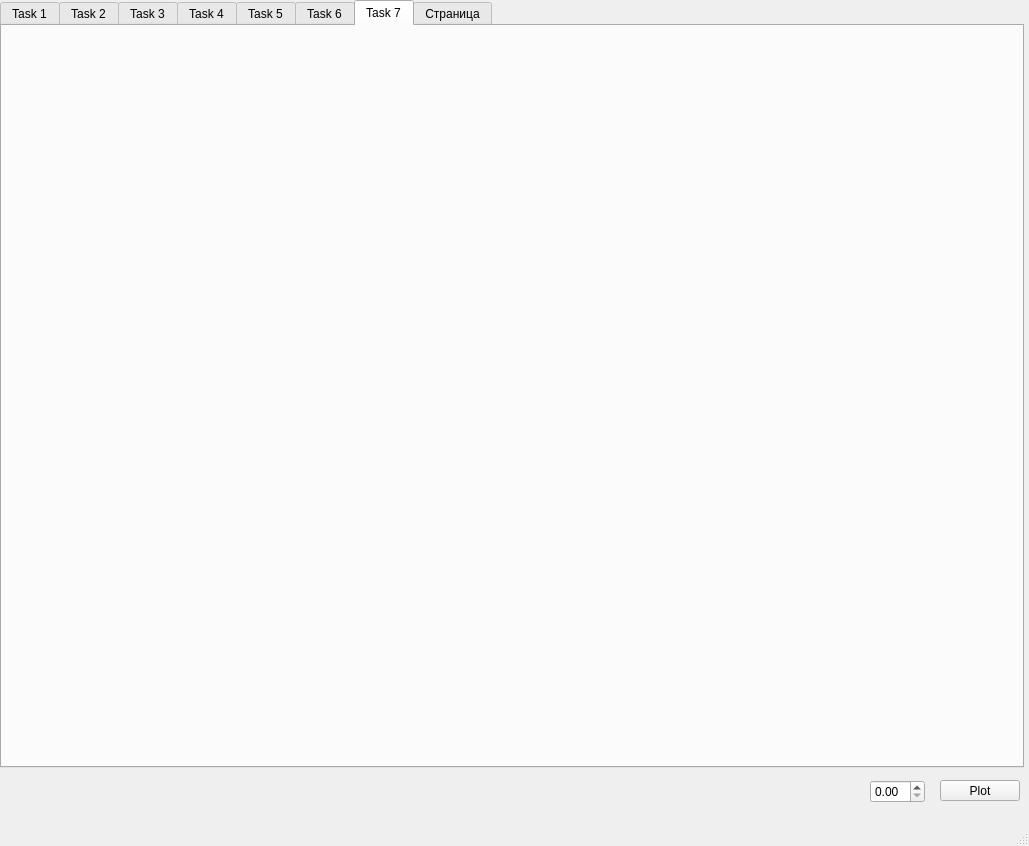
<?xml version="1.0" encoding="UTF-8"?>
<ui version="4.0">
 <class>MainWindow</class>
 <widget class="QMainWindow" name="MainWindow">
  <property name="geometry">
   <rect>
    <x>0</x>
    <y>0</y>
    <width>1029</width>
    <height>846</height>
   </rect>
  </property>
  <property name="tabletTracking">
   <bool>false</bool>
  </property>
  <property name="windowTitle">
   <string>поставьте 4 автоматом пожалуйста</string>
  </property>
  <property name="animated">
   <bool>true</bool>
  </property>
  <widget class="QWidget" name="centralwidget">
   <widget class="QPushButton" name="pushButton">
    <property name="geometry">
     <rect>
      <x>940</x>
      <y>780</y>
      <width>80</width>
      <height>21</height>
     </rect>
    </property>
    <property name="text">
     <string>Plot</string>
    </property>
   </widget>
   <widget class="QDoubleSpinBox" name="sbCoeff">
    <property name="geometry">
     <rect>
      <x>870</x>
      <y>780</y>
      <width>55</width>
      <height>23</height>
     </rect>
    </property>
   </widget>
   <widget class="QTabWidget" name="tabWidget">
    <property name="geometry">
     <rect>
      <x>0</x>
      <y>0</y>
      <width>1024</width>
      <height>768</height>
     </rect>
    </property>
    <property name="currentIndex">
     <number>6</number>
    </property>
    <widget class="QWidget" name="tab">
     <attribute name="title">
      <string>Task 1</string>
     </attribute>
     <widget class="QCustomPlot" name="graphLinInc" native="true">
      <property name="enabled">
       <bool>true</bool>
      </property>
      <property name="geometry">
       <rect>
        <x>10</x>
        <y>30</y>
        <width>490</width>
        <height>330</height>
       </rect>
      </property>
     </widget>
     <widget class="QCustomPlot" name="graphLinDec" native="true">
      <property name="geometry">
       <rect>
        <x>510</x>
        <y>30</y>
        <width>490</width>
        <height>330</height>
       </rect>
      </property>
     </widget>
     <widget class="QCustomPlot" name="graphExpInc" native="true">
      <property name="geometry">
       <rect>
        <x>10</x>
        <y>400</y>
        <width>490</width>
        <height>330</height>
       </rect>
      </property>
     </widget>
     <widget class="QCustomPlot" name="graphExpDec" native="true">
      <property name="geometry">
       <rect>
        <x>510</x>
        <y>400</y>
        <width>250</width>
        <height>165</height>
       </rect>
      </property>
     </widget>
     <widget class="QCustomPlot" name="graphCombinated" native="true">
      <property name="geometry">
       <rect>
        <x>750</x>
        <y>566</y>
        <width>250</width>
        <height>165</height>
       </rect>
      </property>
     </widget>
     <widget class="QLabel" name="label_22">
      <property name="geometry">
       <rect>
        <x>195</x>
        <y>10</y>
        <width>120</width>
        <height>16</height>
       </rect>
      </property>
      <property name="text">
       <string>Линейный восходящий</string>
      </property>
     </widget>
     <widget class="QLabel" name="label_23">
      <property name="geometry">
       <rect>
        <x>696</x>
        <y>10</y>
        <width>121</width>
        <height>16</height>
       </rect>
      </property>
      <property name="text">
       <string>Линейный нисходящий</string>
      </property>
     </widget>
     <widget class="QLabel" name="label_24">
      <property name="geometry">
       <rect>
        <x>170</x>
        <y>380</y>
        <width>171</width>
        <height>16</height>
       </rect>
      </property>
      <property name="text">
       <string>Экспоненциальный восходящий</string>
      </property>
     </widget>
     <widget class="QLabel" name="label_25">
      <property name="geometry">
       <rect>
        <x>550</x>
        <y>380</y>
        <width>171</width>
        <height>16</height>
       </rect>
      </property>
      <property name="text">
       <string>Экспоненциальный нисходящий</string>
      </property>
     </widget>
     <widget class="QLabel" name="label_26">
      <property name="geometry">
       <rect>
        <x>813</x>
        <y>550</y>
        <width>121</width>
        <height>16</height>
       </rect>
      </property>
      <property name="text">
       <string>Комбинация ЛВ, ЛН, ЭВ</string>
      </property>
     </widget>
    </widget>
    <widget class="QWidget" name="tab_2">
     <attribute name="title">
      <string>Task 2</string>
     </attribute>
     <widget class="QCustomPlot" name="graphEmbedRandom" native="true">
      <property name="geometry">
       <rect>
        <x>10</x>
        <y>170</y>
        <width>490</width>
        <height>400</height>
       </rect>
      </property>
     </widget>
     <widget class="QCustomPlot" name="graphMyRandom" native="true">
      <property name="geometry">
       <rect>
        <x>510</x>
        <y>170</y>
        <width>500</width>
        <height>400</height>
       </rect>
      </property>
     </widget>
     <widget class="QLabel" name="label_27">
      <property name="geometry">
       <rect>
        <x>206</x>
        <y>150</y>
        <width>101</width>
        <height>16</height>
       </rect>
      </property>
      <property name="text">
       <string>Встроенный рандом</string>
      </property>
     </widget>
     <widget class="QLabel" name="label_28">
      <property name="geometry">
       <rect>
        <x>725</x>
        <y>150</y>
        <width>71</width>
        <height>16</height>
       </rect>
      </property>
      <property name="text">
       <string>&quot;Мой&quot; рандом</string>
      </property>
     </widget>
    </widget>
    <widget class="QWidget" name="tab_4">
     <attribute name="title">
      <string>Task 3</string>
     </attribute>
     <widget class="QCustomPlot" name="graphTaskThree" native="true">
      <property name="geometry">
       <rect>
        <x>10</x>
        <y>160</y>
        <width>680</width>
        <height>351</height>
       </rect>
      </property>
     </widget>
     <widget class="QLabel" name="label">
      <property name="geometry">
       <rect>
        <x>700</x>
        <y>170</y>
        <width>140</width>
        <height>20</height>
       </rect>
      </property>
      <property name="text">
       <string>Минимум</string>
      </property>
     </widget>
     <widget class="QLabel" name="label_2">
      <property name="geometry">
       <rect>
        <x>700</x>
        <y>200</y>
        <width>140</width>
        <height>20</height>
       </rect>
      </property>
      <property name="text">
       <string>Максимум</string>
      </property>
     </widget>
     <widget class="QLabel" name="label_3">
      <property name="geometry">
       <rect>
        <x>700</x>
        <y>230</y>
        <width>140</width>
        <height>20</height>
       </rect>
      </property>
      <property name="text">
       <string>Мат. ожидание</string>
      </property>
     </widget>
     <widget class="QLabel" name="label_4">
      <property name="geometry">
       <rect>
        <x>700</x>
        <y>260</y>
        <width>140</width>
        <height>20</height>
       </rect>
      </property>
      <property name="text">
       <string>Дисперсия</string>
      </property>
     </widget>
     <widget class="QLabel" name="label_5">
      <property name="geometry">
       <rect>
        <x>700</x>
        <y>290</y>
        <width>140</width>
        <height>20</height>
       </rect>
      </property>
      <property name="text">
       <string>Стандартное отклонение</string>
      </property>
     </widget>
     <widget class="QLabel" name="label_6">
      <property name="geometry">
       <rect>
        <x>700</x>
        <y>320</y>
        <width>140</width>
        <height>20</height>
       </rect>
      </property>
      <property name="text">
       <string>Ср. кв. отклонение</string>
      </property>
     </widget>
     <widget class="QLabel" name="label_7">
      <property name="geometry">
       <rect>
        <x>700</x>
        <y>350</y>
        <width>140</width>
        <height>20</height>
       </rect>
      </property>
      <property name="text">
       <string>Ассиметрия</string>
      </property>
     </widget>
     <widget class="QLabel" name="label_8">
      <property name="geometry">
       <rect>
        <x>700</x>
        <y>380</y>
        <width>140</width>
        <height>20</height>
       </rect>
      </property>
      <property name="text">
       <string>Коэфициент ассиметрии</string>
      </property>
     </widget>
     <widget class="QLabel" name="label_9">
      <property name="geometry">
       <rect>
        <x>700</x>
        <y>410</y>
        <width>140</width>
        <height>20</height>
       </rect>
      </property>
      <property name="text">
       <string>Эксцесс</string>
      </property>
     </widget>
     <widget class="QLabel" name="label_10">
      <property name="geometry">
       <rect>
        <x>700</x>
        <y>440</y>
        <width>140</width>
        <height>20</height>
       </rect>
      </property>
      <property name="text">
       <string>Куртозис</string>
      </property>
     </widget>
     <widget class="QLabel" name="labelDispersionValue">
      <property name="geometry">
       <rect>
        <x>860</x>
        <y>260</y>
        <width>140</width>
        <height>20</height>
       </rect>
      </property>
      <property name="text">
       <string>Дисперсия</string>
      </property>
     </widget>
     <widget class="QLabel" name="labelMeanValue">
      <property name="geometry">
       <rect>
        <x>860</x>
        <y>230</y>
        <width>140</width>
        <height>20</height>
       </rect>
      </property>
      <property name="text">
       <string>Мат. ожидание</string>
      </property>
     </widget>
     <widget class="QLabel" name="labelAssymetryValue">
      <property name="geometry">
       <rect>
        <x>860</x>
        <y>350</y>
        <width>140</width>
        <height>20</height>
       </rect>
      </property>
      <property name="text">
       <string>Ассиметрия</string>
      </property>
     </widget>
     <widget class="QLabel" name="labelExcessValue">
      <property name="geometry">
       <rect>
        <x>860</x>
        <y>410</y>
        <width>140</width>
        <height>20</height>
       </rect>
      </property>
      <property name="text">
       <string>Эксцесс</string>
      </property>
     </widget>
     <widget class="QLabel" name="labelSqrtDevValue">
      <property name="geometry">
       <rect>
        <x>860</x>
        <y>320</y>
        <width>140</width>
        <height>20</height>
       </rect>
      </property>
      <property name="text">
       <string>Ср. кв. отклонение</string>
      </property>
     </widget>
     <widget class="QLabel" name="labelMinimumValue">
      <property name="geometry">
       <rect>
        <x>860</x>
        <y>170</y>
        <width>140</width>
        <height>20</height>
       </rect>
      </property>
      <property name="text">
       <string>Минимум</string>
      </property>
     </widget>
     <widget class="QLabel" name="labelStdDevValue">
      <property name="geometry">
       <rect>
        <x>860</x>
        <y>290</y>
        <width>140</width>
        <height>20</height>
       </rect>
      </property>
      <property name="text">
       <string>Стандартное отклонение</string>
      </property>
     </widget>
     <widget class="QLabel" name="labelAssymetryCoeffValue">
      <property name="geometry">
       <rect>
        <x>860</x>
        <y>380</y>
        <width>140</width>
        <height>20</height>
       </rect>
      </property>
      <property name="text">
       <string>Коэфициент ассиметрии</string>
      </property>
     </widget>
     <widget class="QLabel" name="labelMaximumValue">
      <property name="geometry">
       <rect>
        <x>860</x>
        <y>200</y>
        <width>140</width>
        <height>20</height>
       </rect>
      </property>
      <property name="text">
       <string>Максимум</string>
      </property>
     </widget>
     <widget class="QLabel" name="labelCurtosisValue">
      <property name="geometry">
       <rect>
        <x>860</x>
        <y>440</y>
        <width>140</width>
        <height>20</height>
       </rect>
      </property>
      <property name="text">
       <string>Куртозис</string>
      </property>
     </widget>
     <widget class="QLabel" name="label_21">
      <property name="geometry">
       <rect>
        <x>700</x>
        <y>470</y>
        <width>140</width>
        <height>20</height>
       </rect>
      </property>
      <property name="text">
       <string>Стационарность</string>
      </property>
     </widget>
     <widget class="QLabel" name="labelIsStationarity">
      <property name="geometry">
       <rect>
        <x>860</x>
        <y>470</y>
        <width>140</width>
        <height>20</height>
       </rect>
      </property>
      <property name="text">
       <string>Стационарность</string>
      </property>
     </widget>
     <widget class="QLabel" name="label_29">
      <property name="geometry">
       <rect>
        <x>316</x>
        <y>140</y>
        <width>71</width>
        <height>16</height>
       </rect>
      </property>
      <property name="text">
       <string>&quot;Мой&quot; рандом</string>
      </property>
     </widget>
    </widget>
    <widget class="QWidget" name="tab_9">
     <attribute name="title">
      <string>Task 4</string>
     </attribute>
     <widget class="QCustomPlot" name="graphTaskFourRandom1" native="true">
      <property name="enabled">
       <bool>true</bool>
      </property>
      <property name="geometry">
       <rect>
        <x>10</x>
        <y>20</y>
        <width>500</width>
        <height>250</height>
       </rect>
      </property>
     </widget>
     <widget class="QCustomPlot" name="graphCovar" native="true">
      <property name="enabled">
       <bool>true</bool>
      </property>
      <property name="geometry">
       <rect>
        <x>10</x>
        <y>300</y>
        <width>500</width>
        <height>200</height>
       </rect>
      </property>
     </widget>
     <widget class="QCustomPlot" name="graphAutocovar" native="true">
      <property name="enabled">
       <bool>true</bool>
      </property>
      <property name="geometry">
       <rect>
        <x>510</x>
        <y>300</y>
        <width>500</width>
        <height>200</height>
       </rect>
      </property>
     </widget>
     <widget class="QLabel" name="label_30">
      <property name="geometry">
       <rect>
        <x>160</x>
        <y>0</y>
        <width>111</width>
        <height>16</height>
       </rect>
      </property>
      <property name="text">
       <string>Встроенный рандом 1</string>
      </property>
     </widget>
     <widget class="QLabel" name="label_31">
      <property name="geometry">
       <rect>
        <x>180</x>
        <y>280</y>
        <width>61</width>
        <height>16</height>
       </rect>
      </property>
      <property name="text">
       <string>Ковариация</string>
      </property>
     </widget>
     <widget class="QLabel" name="label_32">
      <property name="geometry">
       <rect>
        <x>430</x>
        <y>510</y>
        <width>141</width>
        <height>16</height>
       </rect>
      </property>
      <property name="text">
       <string>Плотность распределения</string>
      </property>
     </widget>
     <widget class="QLabel" name="label_33">
      <property name="geometry">
       <rect>
        <x>580</x>
        <y>280</y>
        <width>91</width>
        <height>16</height>
       </rect>
      </property>
      <property name="text">
       <string>Автоковариация</string>
      </property>
     </widget>
     <widget class="QLabel" name="label_34">
      <property name="geometry">
       <rect>
        <x>580</x>
        <y>0</y>
        <width>111</width>
        <height>16</height>
       </rect>
      </property>
      <property name="text">
       <string>Встроенный рандом 2</string>
      </property>
     </widget>
     <widget class="QCustomPlot" name="graphTaskFourRandom2" native="true">
      <property name="enabled">
       <bool>true</bool>
      </property>
      <property name="geometry">
       <rect>
        <x>510</x>
        <y>20</y>
        <width>500</width>
        <height>250</height>
       </rect>
      </property>
     </widget>
     <widget class="QWidget" name="widgetTest" native="true">
      <property name="geometry">
       <rect>
        <x>10</x>
        <y>530</y>
        <width>990</width>
        <height>200</height>
       </rect>
      </property>
     </widget>
    </widget>
    <widget class="QWidget" name="tab_10">
     <attribute name="title">
      <string>Task 5</string>
     </attribute>
     <widget class="QCustomPlot" name="graphTaskFiveSinMod" native="true">
      <property name="enabled">
       <bool>true</bool>
      </property>
      <property name="geometry">
       <rect>
        <x>10</x>
        <y>180</y>
        <width>990</width>
        <height>250</height>
       </rect>
      </property>
     </widget>
    </widget>
    <widget class="QWidget" name="tab_11">
     <attribute name="title">
      <string>Task 6</string>
     </attribute>
     <widget class="QCustomPlot" name="graphTaskSixOrig1" native="true">
      <property name="enabled">
       <bool>true</bool>
      </property>
      <property name="geometry">
       <rect>
        <x>10</x>
        <y>20</y>
        <width>490</width>
        <height>230</height>
       </rect>
      </property>
     </widget>
     <widget class="QCustomPlot" name="graphTaskSixShifted1" native="true">
      <property name="enabled">
       <bool>true</bool>
      </property>
      <property name="geometry">
       <rect>
        <x>520</x>
        <y>20</y>
        <width>490</width>
        <height>230</height>
       </rect>
      </property>
     </widget>
     <widget class="QCustomPlot" name="graphTaskSixOrig2" native="true">
      <property name="enabled">
       <bool>true</bool>
      </property>
      <property name="geometry">
       <rect>
        <x>10</x>
        <y>260</y>
        <width>490</width>
        <height>230</height>
       </rect>
      </property>
     </widget>
     <widget class="QCustomPlot" name="graphTaskSixShifted2" native="true">
      <property name="enabled">
       <bool>true</bool>
      </property>
      <property name="geometry">
       <rect>
        <x>520</x>
        <y>260</y>
        <width>490</width>
        <height>230</height>
       </rect>
      </property>
     </widget>
     <widget class="QCustomPlot" name="graphTaskSixSpiked" native="true">
      <property name="enabled">
       <bool>true</bool>
      </property>
      <property name="geometry">
       <rect>
        <x>10</x>
        <y>500</y>
        <width>490</width>
        <height>230</height>
       </rect>
      </property>
     </widget>
    </widget>
    <widget class="QWidget" name="tab_12">
     <attribute name="title">
      <string>Task 7</string>
     </attribute>
     <widget class="QCustomPlot" name="graphTaskSevenShifted" native="true">
      <property name="enabled">
       <bool>true</bool>
      </property>
      <property name="geometry">
       <rect>
        <x>10</x>
        <y>20</y>
        <width>490</width>
        <height>230</height>
       </rect>
      </property>
     </widget>
     <widget class="QCustomPlot" name="graphTaskSevenAntiShifted" native="true">
      <property name="enabled">
       <bool>true</bool>
      </property>
      <property name="geometry">
       <rect>
        <x>520</x>
        <y>20</y>
        <width>490</width>
        <height>230</height>
       </rect>
      </property>
     </widget>
     <widget class="QCustomPlot" name="graphTaskSevenSpiked" native="true">
      <property name="enabled">
       <bool>true</bool>
      </property>
      <property name="geometry">
       <rect>
        <x>10</x>
        <y>260</y>
        <width>490</width>
        <height>230</height>
       </rect>
      </property>
     </widget>
     <widget class="QCustomPlot" name="graphTaskSevenAntiSpiked" native="true">
      <property name="enabled">
       <bool>true</bool>
      </property>
      <property name="geometry">
       <rect>
        <x>520</x>
        <y>260</y>
        <width>490</width>
        <height>230</height>
       </rect>
      </property>
     </widget>
    </widget>
    <widget class="QWidget" name="tab_3">
     <attribute name="title">
      <string>Страница</string>
     </attribute>
     <widget class="QCustomPlot" name="widget_7" native="true">
      <property name="geometry">
       <rect>
        <x>380</x>
        <y>150</y>
        <width>301</width>
        <height>201</height>
       </rect>
      </property>
     </widget>
    </widget>
   </widget>
  </widget>
  <widget class="QMenuBar" name="menubar">
   <property name="geometry">
    <rect>
     <x>0</x>
     <y>0</y>
     <width>1029</width>
     <height>20</height>
    </rect>
   </property>
  </widget>
  <widget class="QStatusBar" name="statusbar"/>
 </widget>
 <customwidgets>
  <customwidget>
   <class>QCustomPlot</class>
   <extends>QWidget</extends>
   <header>qcustomplot.h</header>
   <container>1</container>
  </customwidget>
 </customwidgets>
 <resources/>
 <connections/>
</ui>
